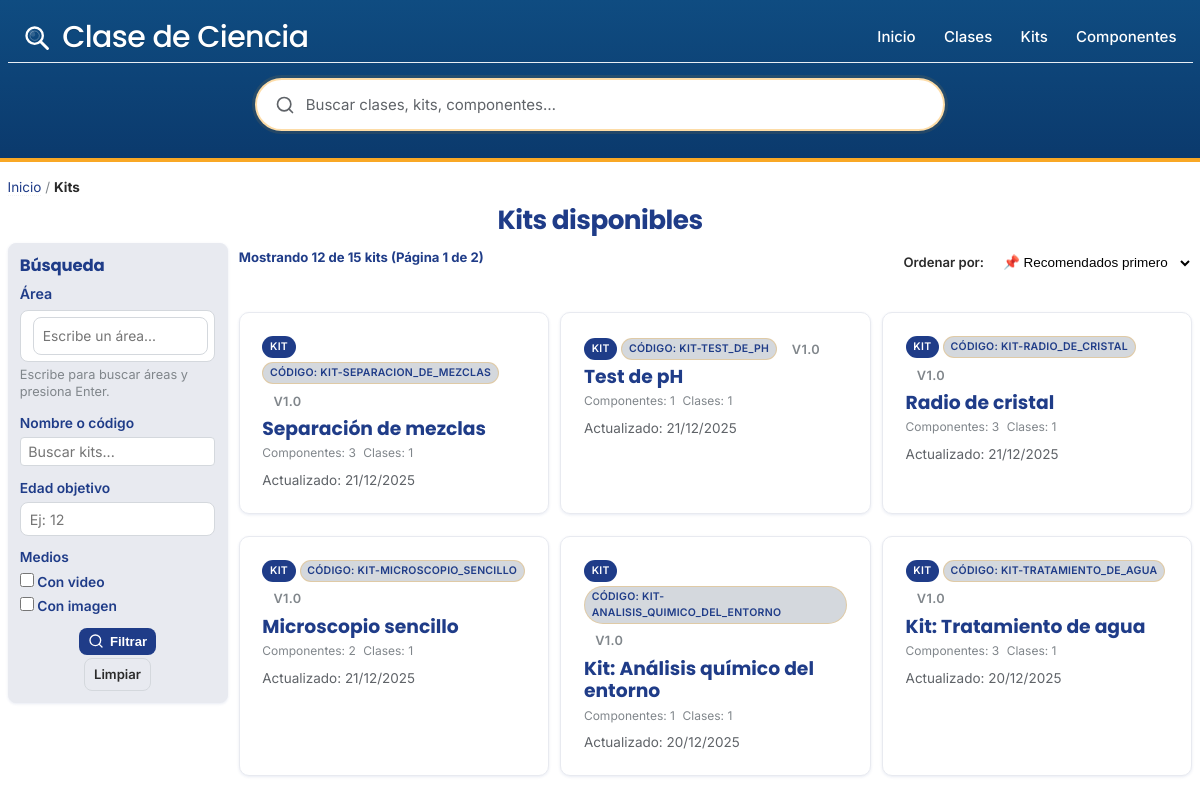
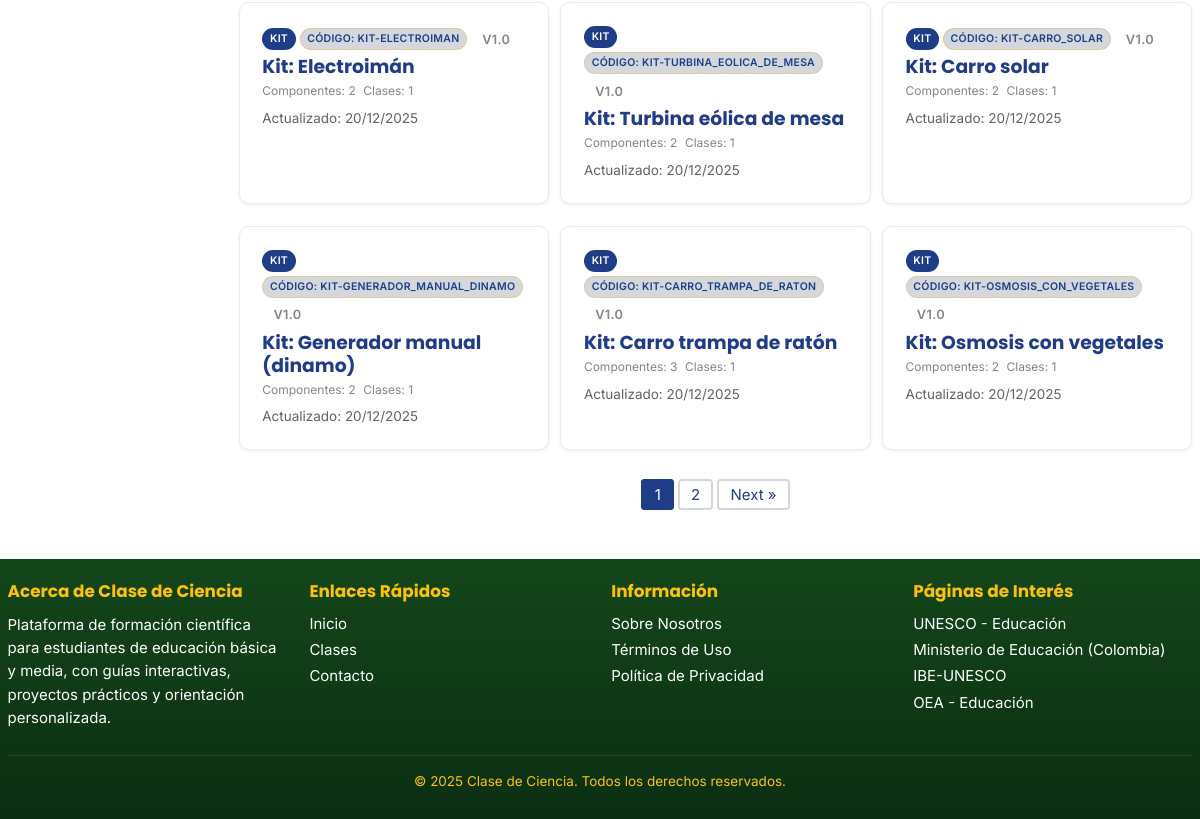
/kits.php, run on an earlier commit of the app's database (2 pictures, top to bottom).
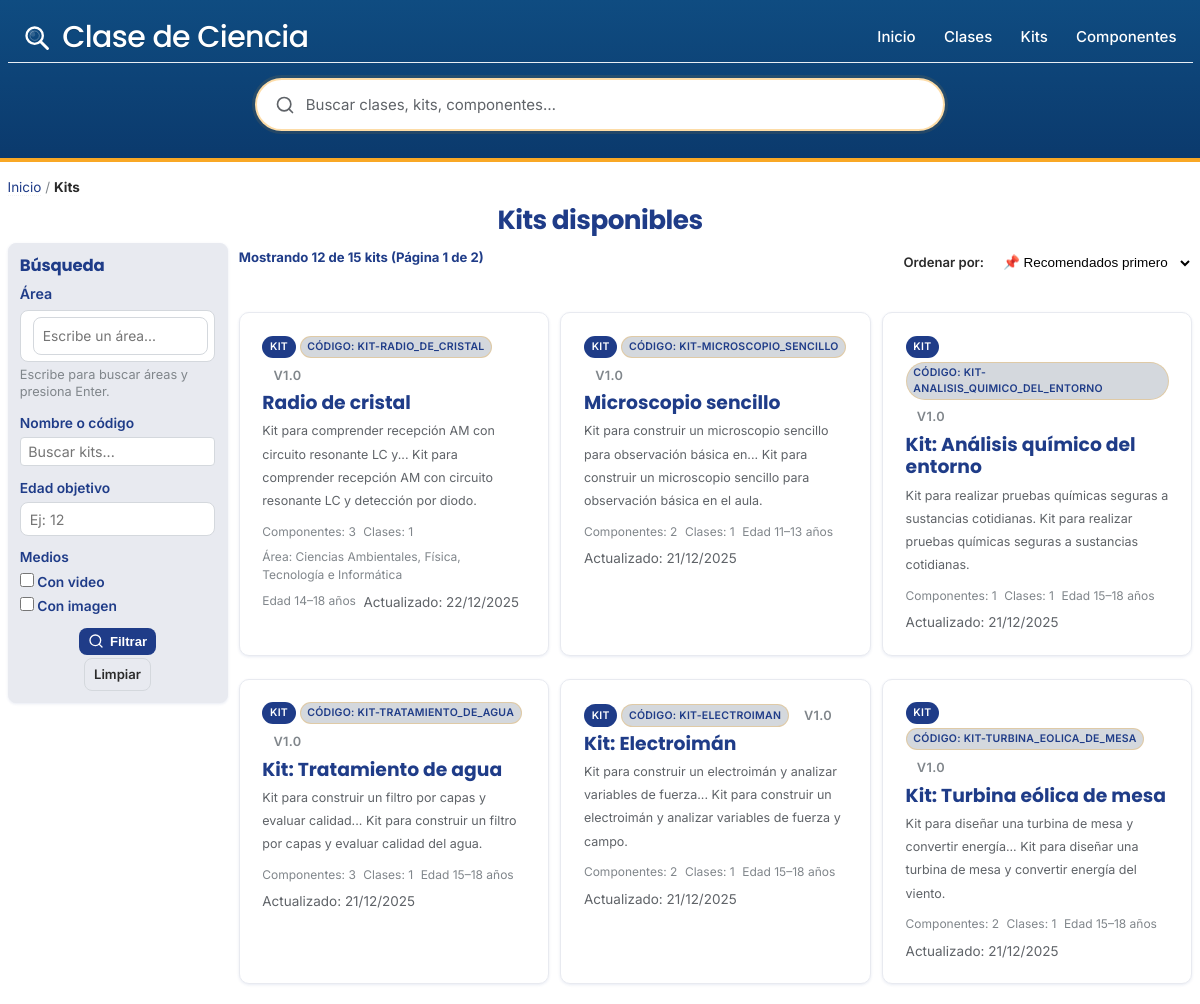
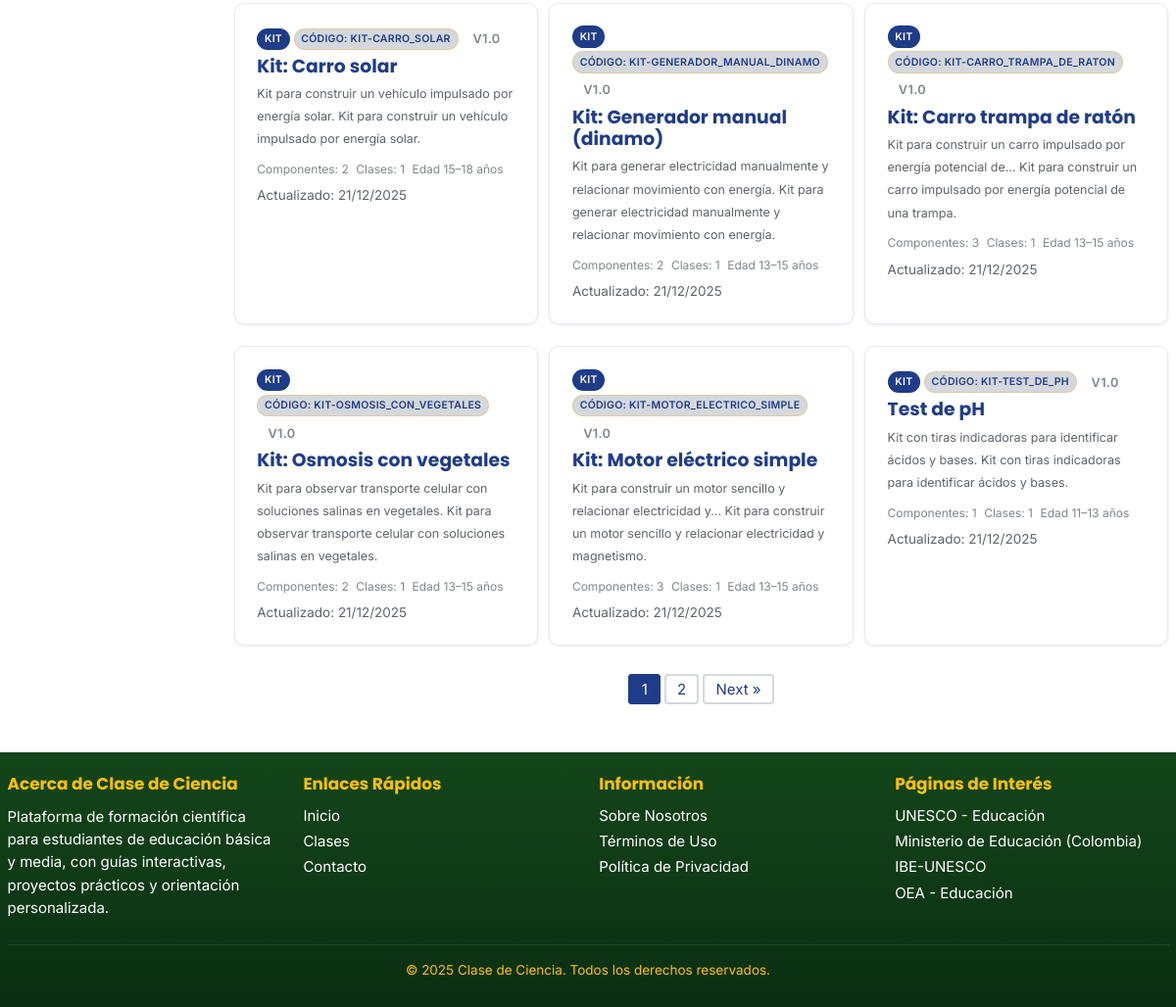
And on a later commit of the database (2 pictures, top to bottom).
### tables this page shows
CREATE TABLE `kits` (
  `id` int(11) NOT NULL,
  `clase_id` int(11) NOT NULL,
  `nombre` varchar(120) NOT NULL,
  `slug` varchar(120) DEFAULT NULL,
  `codigo` varchar(64) DEFAULT NULL,
  `version` varchar(32) DEFAULT NULL,
  `resumen` text DEFAULT NULL,
  `contenido_html` mediumtext DEFAULT NULL,
  `imagen_portada` varchar(255) DEFAULT NULL,
  `video_portada` varchar(255) DEFAULT NULL,
  `seguridad` longtext DEFAULT NULL CHECK (json_valid(`seguridad`)),
  `seo_title` varchar(160) DEFAULT NULL,
  `seo_description` varchar(255) DEFAULT NULL,
  `activo` tinyint(1) NOT NULL DEFAULT 1,
  `created_at` datetime NOT NULL DEFAULT current_timestamp(),
  `updated_at` datetime NOT NULL DEFAULT current_timestamp() ON UPDATE current_timestamp()
);

### kits.php (the view, shortened to what the changed rows need)
<?php
require_once 'config.php';
require_once 'includes/functions.php';
function cdc_word_limit($text, $max_words = 10) {
    $t = trim(strip_tags((string)$text));
    $words = preg_split('/\s+/u', $t, -1, PREG_SPLIT_NO_EMPTY);
    if (!$words || count($words) <= (int)$max_words) return $t;
    $slice = array_slice($words, 0, (int)$max_words);
    return implode(' ', $slice) . '...';
}
function cdc_get_kits($pdo, $search = '', $limit = 12, $offset = 0, $filters = [], $sort = 'recientes') {
    $params = [];
    $where = ["k.activo = 1"];
    $joins = ["LEFT JOIN kits_areas ka ON ka.kit_id = k.id", "LEFT JOIN areas a ON a.id = ka.area_id"];
    $edad = isset($filters['edad']) ? (int)$filters['edad'] : null;
    $con_video = !empty($filters['con_video']);
    $con_imagen = !empty($filters['con_imagen']);
    $area_slug = isset($filters['area']) ? trim((string)$filters['area']) : '';
    $orderBy = "ORDER BY k.updated_at DESC, k.id DESC";
    $sql = "SELECT
                k.id, k.nombre, k.slug, k.codigo, k.version, k.updated_at,
                k.resumen, k.seguridad,
                GROUP_CONCAT(DISTINCT a.nombre SEPARATOR ', ') AS areas_nombres,
                (SELECT COUNT(*) FROM kit_componentes kc WHERE kc.kit_id = k.id) AS componentes_count,
                (SELECT COUNT(*) FROM clase_kits ck WHERE ck.kit_id = k.id) AS clases_count
            FROM kits k
            " . implode(' ', array_unique($joins)) . "
            WHERE " . implode(' AND ', $where) . "
            GROUP BY k.id
            " . $orderBy . "
            LIMIT ? OFFSET ?";
    $params[] = (int)$limit; $params[] = (int)$offset;
    $stmt = $pdo->prepare($sql);
    $stmt->execute($params);
    return $stmt->fetchAll(PDO::FETCH_ASSOC);
}
function cdc_count_kits($pdo, $search = '', $filters = []) {
    $params = [];
    $where = ["k.activo = 1"];
    $joins = ["LEFT JOIN kits_areas ka ON ka.kit_id = k.id", "LEFT JOIN areas a ON a.id = ka.area_id"];
    $edad = isset($filters['edad']) ? (int)$filters['edad'] : null;
    $con_video = !empty($filters['con_video']);
    $con_imagen = !empty($filters['con_imagen']);
    $area_slug = isset($filters['area']) ? trim((string)$filters['area']) : '';
    $sql = "SELECT COUNT(DISTINCT k.id) AS total FROM kits k " . implode(' ', array_unique($joins)) . " WHERE " . implode(' AND ', $where);
    $stmt = $pdo->prepare($sql);
    $stmt->execute($params);
    $row = $stmt->fetch();
    return (int)($row['total'] ?? 0);
}
$q = trim($_GET['q'] ?? '');
$filters = [
    'edad' => (isset($_GET['edad']) && trim((string)$_GET['edad']) !== '') ? (int)$_GET['edad'] : null,
    'con_video' => isset($_GET['con_video']) && $_GET['con_video'] === '1',
    'con_imagen' => isset($_GET['con_imagen']) && $_GET['con_imagen'] === '1',
];
$sort = isset($_GET['sort']) ? (string)$_GET['sort'] : 'recientes';
$current_page = get_current_page();
$offset = get_offset($current_page);
$kits = cdc_get_kits($pdo, $q, POSTS_PER_PAGE, $offset, $filters, $sort);
$total = cdc_count_kits($pdo, $q, $filters);
include 'includes/header.php';
?>
<div class="container library-page">
    <h1><?= $q !== '' ? 'Resultados de búsqueda de kits' : 'Kits disponibles' ?></h1>
    <div class="library-layout">
        <aside class="filters-sidebar">
            <h2>Búsqueda</h2>
        </aside>
        <div class="library-content">
            <?php if (empty($kits)): ?>
            <div class="no-results">
                <p>No hay kits con los criterios seleccionados.</p>
                <a href="/kits" class="btn btn-secondary">Ver todos</a>
            </div>
            <?php else: ?>
            <div class="articles-grid">
                <?php foreach ($kits as $k): ?>
                <article class="article-card" data-href="/<?= h($k['slug']) ?>">
                    <a class="card-link" href="/<?= h($k['slug']) ?>">
                        <div class="card-content">
                            <div class="card-meta">
                                <span class="section-badge">Kit</span>
                                <?php if (!empty($k['codigo'])): ?>
                                <span class="difficulty-badge">Código: <?= h($k['codigo']) ?></span>
                                <?php endif; ?>
                                <?php if (!empty($k['version'])): ?>
                                <span class="badge">v<?= h($k['version']) ?></span>
                                <?php endif; ?>
                            </div>
                            <h3><?= h($k['nombre']) ?></h3>
                            <?php if (!empty($k['resumen'])): ?>
                            <p class="excerpt"><small>
                                <span class="text-trunc"><?= h(cdc_word_limit($k['resumen'], 10)) ?></span>
                                <span class="text-full"><?= h($k['resumen']) ?></span>
                            </small></p>
                            <?php endif; ?>
                            <div class="card-footer">
                                <span class="area">Componentes: <?= (int)$k['componentes_count'] ?></span>
                                <span class="age">Clases: <?= (int)$k['clases_count'] ?></span>
                                <?php $area_label = !empty($k['areas_nombres']) ? $k['areas_nombres'] : ''; ?>
                                <?php if ($area_label): ?><span class="area">Área: <?= h($area_label) ?></span><?php endif; ?>
                                <?php
                                $edad_label = '';
                                if (!empty($k['seguridad'])) {
                                    try {
                                        $seg = json_decode($k['seguridad'], true);
                                        if (is_array($seg)) {
                                            $emin = isset($seg['edad_min']) && is_numeric($seg['edad_min']) ? (int)$seg['edad_min'] : null;
                                            $emax = isset($seg['edad_max']) && is_numeric($seg['edad_max']) ? (int)$seg['edad_max'] : null;
                                            if ($emin !== null && $emax !== null && $emin > 0 && $emax > 0) {
                                                $edad_label = 'Edad ' . $emin . '–' . $emax . ' años';
                                            }
                                        }
                                    } catch (Exception $e) {  }
                                }
                                ?>
                                <?php if ($edad_label): ?><span class="age"><?= h($edad_label) ?></span><?php endif; ?>
                                <?php if (!empty($k['updated_at'])): ?>
                                    <span class="muted">Actualizado: <?= date('d/m/Y', strtotime($k['updated_at'])) ?></span>
                                <?php endif; ?>
                            </div>
                        </div>
                    </a>
                </article>
                <?php endforeach; ?>
            </div>
            <?php if ($total > POSTS_PER_PAGE): ?>
                <?= pagination($total, get_current_page(), '/kits') ?>
            <?php endif; ?>
            <?php endif; ?>
        </div>
    </div>
</div>
<?php include 'includes/footer.php'; ?>

### includes/functions.php (shortened to what the changed rows need)
<?php
function h($string) {
    return htmlspecialchars((string)$string, ENT_QUOTES, 'UTF-8');
}
function get_current_page() {
    return isset($_GET['page']) ? max(1, intval($_GET['page'])) : 1;
}
function get_offset($page = null) {
    $page = $page ?? get_current_page();
    return ($page - 1) * POSTS_PER_PAGE;
}
function pagination($total_items, $current_page = null, $base_url = '') {
    $current_page = $current_page ?? get_current_page();
    $total_pages = ceil($total_items / POSTS_PER_PAGE);
    $html = '<nav class="pagination" aria-label="Pagination">';
    $html .= '<ul>';
    for ($i = 1; $i <= $total_pages; $i++) {
        if ($i == $current_page) {
            $html .= '<li class="active"><span>' . $i . '</span></li>';
        } else {
            $page_url = $base_url . '?page=' . $i;
            $html .= '<li><a href="' . h($page_url) . '">' . $i . '</a></li>';
        }
    }
    if ($current_page < $total_pages) {
        $next_url = $base_url . '?page=' . ($current_page + 1);
        $html .= '<li><a href="' . h($next_url) . '" rel="next">Next &raquo;</a></li>';
    }
    $html .= '</ul>';
    $html .= '</nav>';
    return $html;
}

What changed in the data, as far as the page shows it:
no longer on this page (row edited): kits: codigo "KIT-SEPARACION_DE_MEZCLAS", version "1.0", nombre "Separación de mezclas", componentes_count "3", clases_count "1", updated_at "21/12/2025"
changed kits "Radio de cristal": resumen (not shown) → "Kit para comprender recepción AM con circuito resonante LC y..."; resumen (not shown) → "Kit para comprender recepción AM con circuito resonante LC y detección por diodo."; area_label (not shown) → "Ciencias Ambientales, Física, Tecnología e Informática"; seguridad (not shown) → "Edad 14–18 años"; updated_at "21/12/2025" → "22/12/2025"
changed kits "Microscopio sencillo": resumen (not shown) → "Kit para construir un microscopio sencillo para observación básica en..."; resumen (not shown) → "Kit para construir un microscopio sencillo para observación básica en el aula."; seguridad (not shown) → "Edad 11–13 años"
changed kits "Kit: Análisis químico del entorno": resumen (not shown) → "Kit para realizar pruebas químicas seguras a sustancias cotidianas."; seguridad (not shown) → "Edad 15–18 años"; updated_at "20/12/2025" → "21/12/2025"
changed kits "Kit: Tratamiento de agua": resumen (not shown) → "Kit para construir un filtro por capas y evaluar calidad..."; resumen (not shown) → "Kit para construir un filtro por capas y evaluar calidad del agua."; seguridad (not shown) → "Edad 15–18 años"; updated_at "20/12/2025" → "21/12/2025"
changed kits "Kit: Electroimán": resumen (not shown) → "Kit para construir un electroimán y analizar variables de fuerza..."; resumen (not shown) → "Kit para construir un electroimán y analizar variables de fuerza y campo."; seguridad (not shown) → "Edad 15–18 años"; updated_at "20/12/2025" → "21/12/2025"
changed kits "Kit: Turbina eólica de mesa": resumen (not shown) → "Kit para diseñar una turbina de mesa y convertir energía..."; resumen (not shown) → "Kit para diseñar una turbina de mesa y convertir energía del viento."; seguridad (not shown) → "Edad 15–18 años"; updated_at "20/12/2025" → "21/12/2025"
changed kits "Kit: Carro solar": resumen (not shown) → "Kit para construir un vehículo impulsado por energía solar."; seguridad (not shown) → "Edad 15–18 años"; updated_at "20/12/2025" → "21/12/2025"
changed kits "Kit: Generador manual (dinamo)": resumen (not shown) → "Kit para generar electricidad manualmente y relacionar movimiento con energía."; seguridad (not shown) → "Edad 13–15 años"; updated_at "20/12/2025" → "21/12/2025"
changed kits "Kit: Carro trampa de ratón": resumen (not shown) → "Kit para construir un carro impulsado por energía potencial de..."; resumen (not shown) → "Kit para construir un carro impulsado por energía potencial de una trampa."; seguridad (not shown) → "Edad 13–15 años"; updated_at "20/12/2025" → "21/12/2025"
changed kits "Kit: Osmosis con vegetales": resumen (not shown) → "Kit para observar transporte celular con soluciones salinas en vegetales."; seguridad (not shown) → "Edad 13–15 años"; updated_at "20/12/2025" → "21/12/2025"
now on this page (row edited): kits: codigo "KIT-MOTOR_ELECTRICO_SIMPLE", version "1.0", nombre "Kit: Motor eléctrico simple", resumen "Kit para construir un motor sencillo y relacionar electricidad y...", resumen "Kit para construir un motor sencillo y relacionar electricidad y magnetismo.", componentes_count "3", clases_count "1", seguridad "Edad 13–15 años", updated_at "21/12/2025"
changed kits "Test de pH": resumen (not shown) → "Kit con tiras indicadoras para identificar ácidos y bases."; seguridad (not shown) → "Edad 11–13 años"; moves down the list
